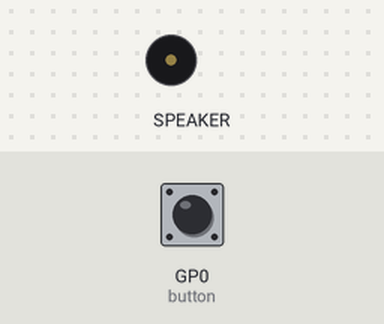
A program run on a simulated Raspberry Pi Pico running CircuitPython. Parts: buzzer (waves = sounding). The inputs (shaded band) are chosen by the test bench; at power-on: GP0 (button) HIGH. Audio playback is drawn as a buzzer.

Above: at 1.2 s.
1.3 s: GP0 (button) pulled LOW for 0.15 s
At 1.7 s:
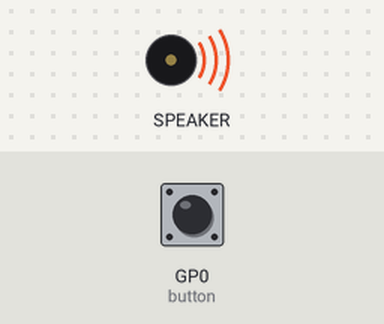
Timing chart, 0 to 4.3 s (numbered marks = the images above; inputs shaded):
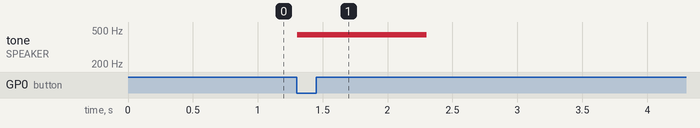

Measured:
- after the input at 1.3 s, tone on SPEAKER: silent → 440 Hz at once, → silent 1.0 s later

The program:

code.py
```python
# 02 - Restart sound.wav from the beginning on every button press
# CircuitPython / Raspberry Pi Pico RP2040 / MAX98357A
# Button: GP0 to GND
# I2S: BCLK GP2, LRC GP3, DIN GP4
# Place sound.wav beside code.py on CIRCUITPY.

import board
import digitalio
import audiobusio
import audiocore
import time
import audiomp3

button = digitalio.DigitalInOut(board.GP0)
button.switch_to_input(pull=digitalio.Pull.UP)

audio = audiobusio.I2SOut(
    bit_clock=board.GP2,
    word_select=board.GP3,
    data=board.GP4,
)

mp3 = audiomp3.MP3Decoder("acoustic-guitar.mp3")

previous = True
last_press = 0.0
DEBOUNCE = 0.04

while True:
    current = button.value
    now = time.monotonic()

    if previous and not current and now - last_press >= DEBOUNCE:
        last_press = now
        # Playing the same sample again restarts it from the beginning.
        audio.stop()
        audio.play(mp3)

    previous = current
    time.sleep(0.005)
```
